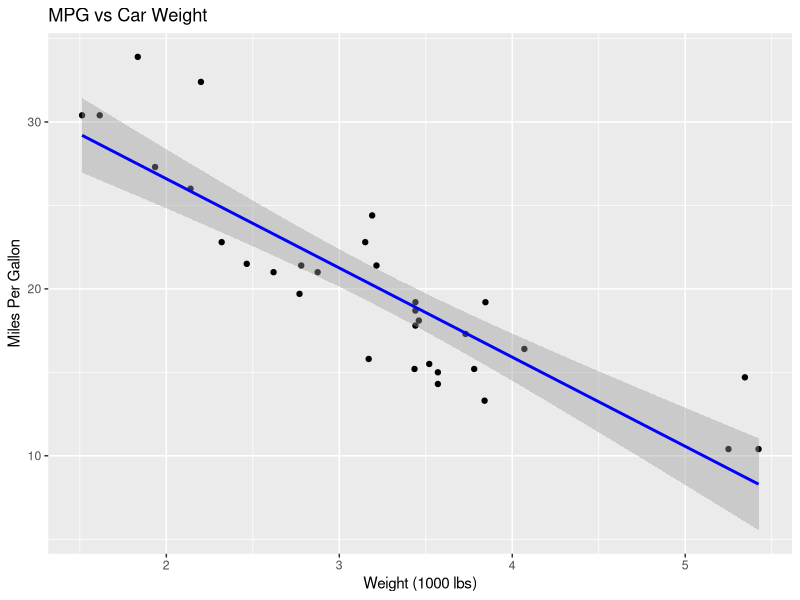
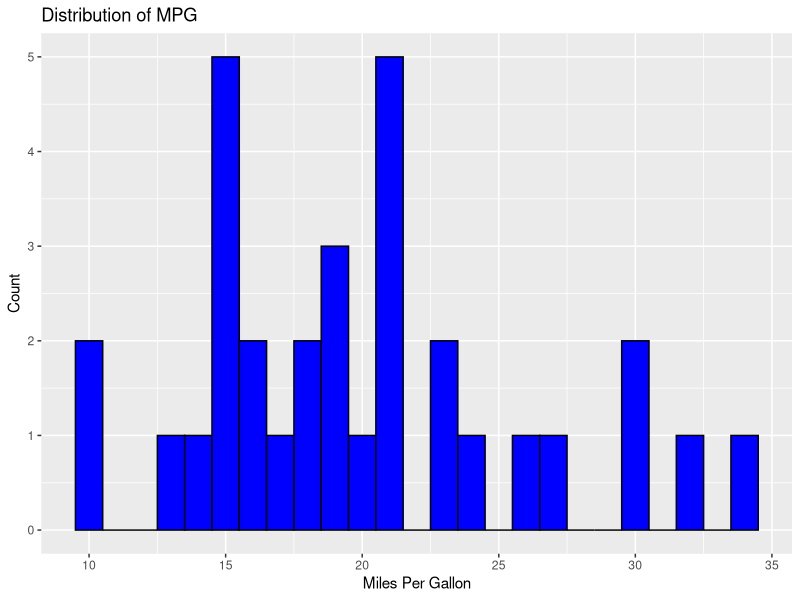
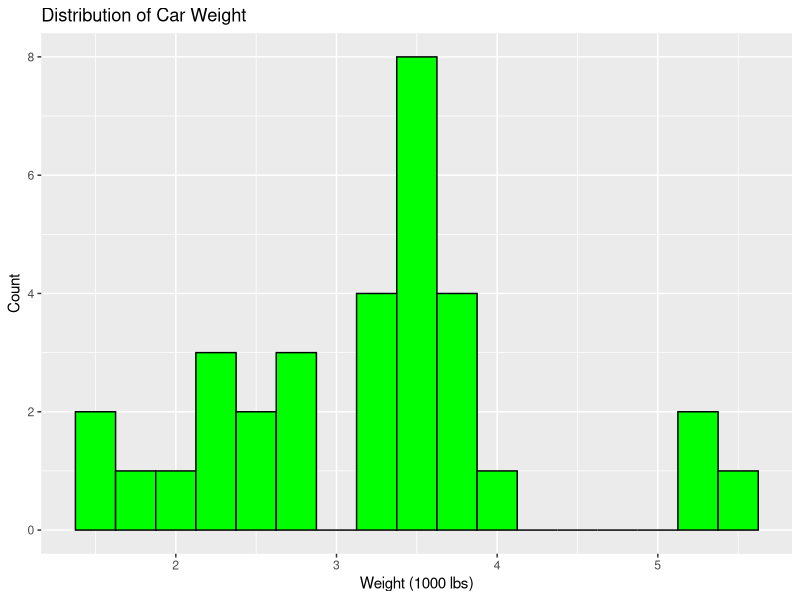
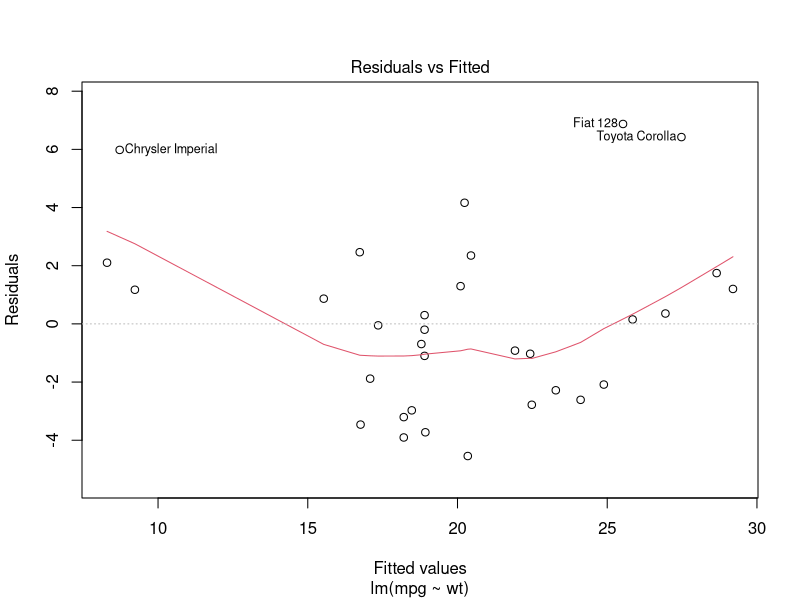
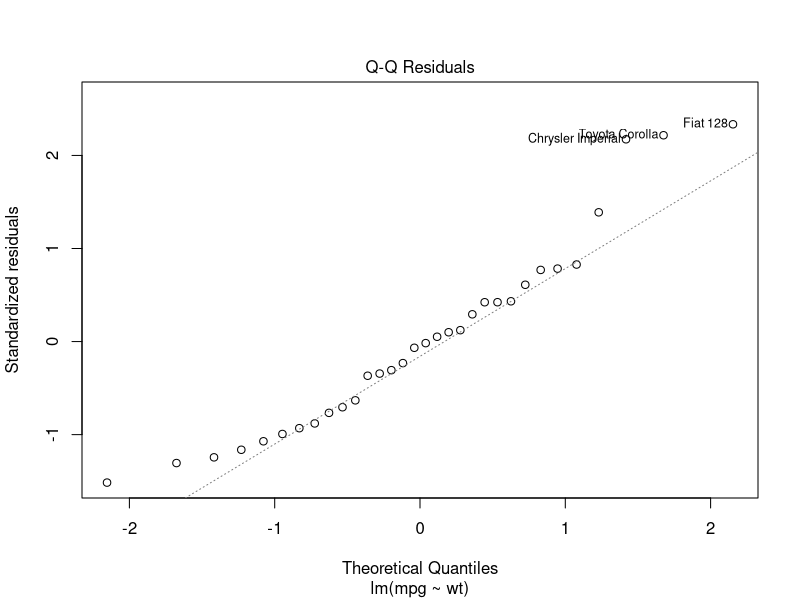
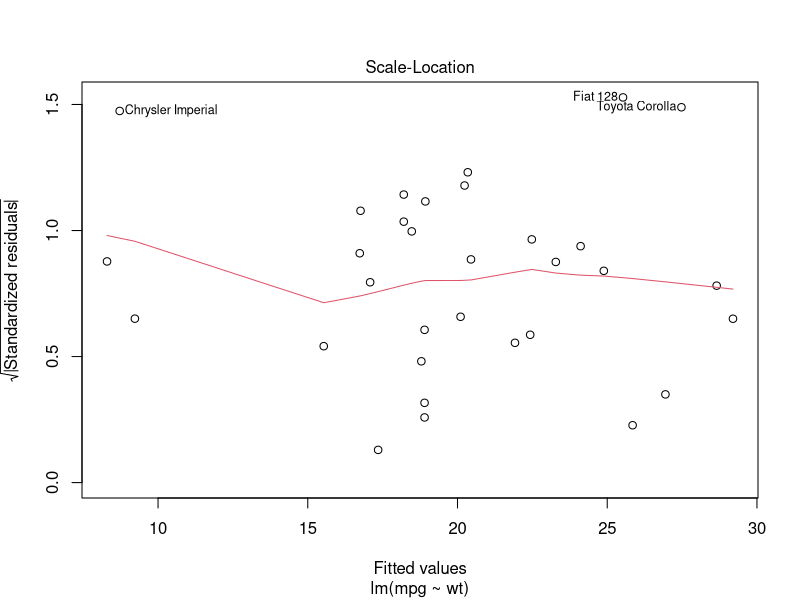
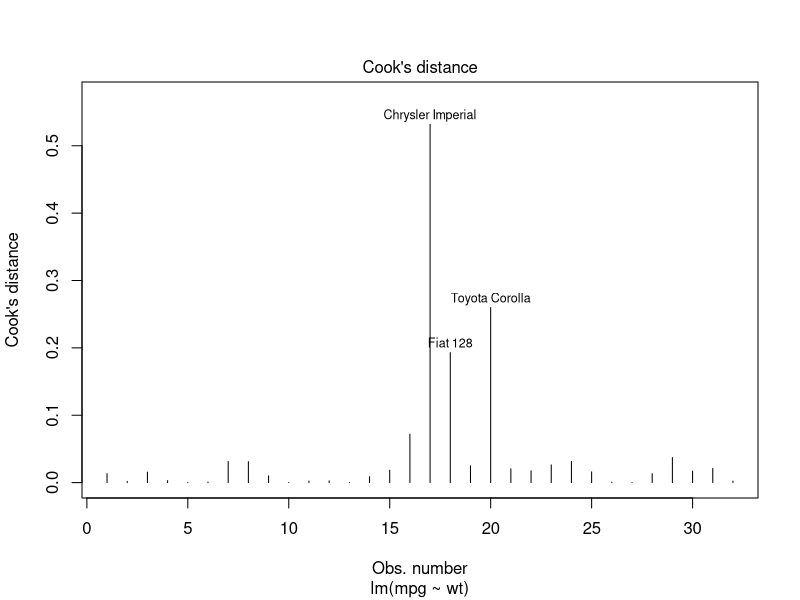
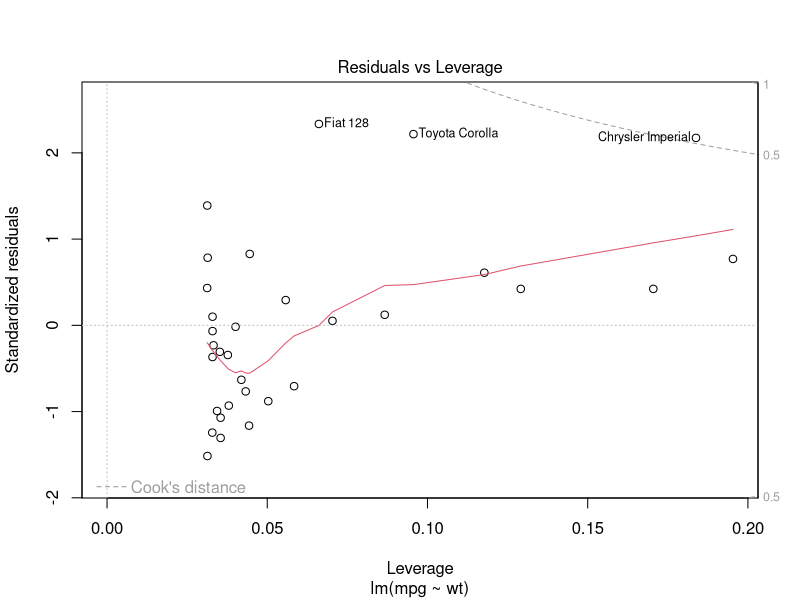

These charts were generated, in order, by the following R code:
## ---- chunk 1
knitr::opts_chunk$set(echo = TRUE)
library(tidyverse)
data(mtcars) # load the mtcars dataset, a built-in dataset in R
## ---- chunk 2
# We will begin with data exploration, where we use summary statistics and scatter plots to get a sense of the data.

# Summary Statistics
dim(mtcars)
names(mtcars)
summary(mtcars)
## ---- chunk 3
# Scatter Plot
ggplot(mtcars, aes(x = wt, y = mpg)) + 
  geom_point() +
  labs(title = "MPG vs Car Weight", x = "Weight (1000 lbs)", y = "Miles Per Gallon") +
  geom_smooth(method = "lm", color = "blue")
## ---- chunk 4
# Histogram of MPG
ggplot(mtcars, aes(x = mpg)) + 
  geom_histogram(binwidth = 1, fill = "blue", color = "black") +
  labs(title = "Distribution of MPG", x = "Miles Per Gallon", y = "Count")
## ---- chunk 5
# Histogram of WT
ggplot(mtcars, aes(x = wt)) + 
  geom_histogram(binwidth = 0.25, fill = "green", color = "black") +
  labs(title = "Distribution of Car Weight", x = "Weight (1000 lbs)", y = "Count")
## ---- chunk 6
# Fit the Linear Model
model <- lm(mpg ~ wt, data = mtcars)
## ---- chunk 7
# Summary of the Linear Model
summary(model)
## ---- chunk 8
# Plot the Linear Mode
plot(model, which = 1)
## ---- chunk 9
# Plot the Linear Mode
plot(model, which = 2)
## ---- chunk 10
# Plot the Linear Mode
plot(model, which = 3)
## ---- chunk 11
# Cooks distance, the measure of influence on the regression line
plot(model, which = 4)
## ---- chunk 12
# Plot the Linear Mode
plot(model, which = 5)
## ---- chunk 13
# Boxplot of MPG
ggplot(mtcars, aes(x = "", y = mpg)) + 
  geom_boxplot(fill = "blue", color = "black") +
  labs(title = "Boxplot of MPG", x = "", y = "Miles Per Gallon")
## ---- chunk 14
# Retrieve MPG of Outliers (MPG < 15)
mpg_outliers <- mtcars[mtcars$mpg < 15, ]
mpg_outliers

# Retrieve MPG of Outliers (MPG > 30)
mpg_outliers <- mtcars[mtcars$mpg > 30, ]
mpg_outliers
## ---- chunk 15
# Boxplot of WT
ggplot(mtcars, aes(x = "", y = wt)) + 
  geom_boxplot(fill = "green", color = "black") +
  labs(title = "Boxplot of Car Weight", x = "", y = "Weight (1000 lbs)")
## ---- chunk 16
# Retrieve WT of Outliers (WT > 5)
wt_outliers <- mtcars[mtcars$wt > 5, ]
wt_outliers
